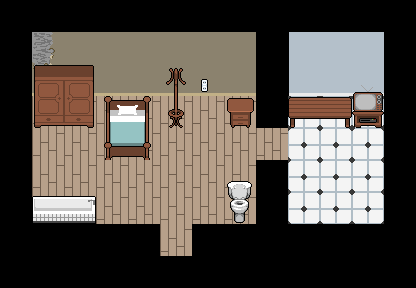

A 2D game scene composited from a Tiled map and its tileset images. What follows is a short description and the map's XML, with every tile layer's data as written:
An orthogonal 13x9 tile map with 32x32 px tiles, 3 tile layers (podloga, sciany, meble), 2 tilesets and 21 objects.

<map version="1.0" tiledversion="1.0.3" orientation="orthogonal" renderorder="right-down" width="13" height="9" tilewidth="32" tileheight="32" nextobjectid="31">
 <tileset firstgid="1" source="niu tairu setto.tsx" />
 <tileset firstgid="67" source="meble.tsx" />
 <layer name="podloga" width="13" height="9">
  <data encoding="csv">
30,30,30,30,30,30,30,30,30,30,30,30,30,
30,30,30,30,30,8,8,8,19,8,8,8,30,
30,8,8,8,8,8,8,8,19,8,8,8,30,
30,27,27,27,27,27,27,27,19,31,31,31,30,
30,27,27,27,27,27,27,27,27,31,31,31,30,
30,27,27,27,27,27,27,27,30,31,31,31,30,
30,27,27,27,27,27,27,27,30,31,31,31,30,
30,30,30,30,52,30,30,30,30,30,30,30,30,
30,30,30,30,30,30,30,30,30,30,30,30,30
</data>
 </layer>
 <layer name="sciany" width="13" height="9">
  <data encoding="csv">
0,0,0,0,0,0,0,0,0,0,0,0,0,
0,1,2,2,2,2,2,2,0,9,10,11,0,
0,12,18,18,18,18,17,18,0,20,21,22,0,
0,0,0,0,0,0,0,0,0,0,0,0,0,
0,0,0,0,0,0,0,0,0,0,0,0,0,
0,0,0,0,0,0,0,0,0,0,0,0,0,
0,0,0,0,0,0,0,0,0,0,0,0,0,
0,0,0,0,30,37,30,0,0,0,0,0,0,
0,0,0,0,0,0,0,0,0,0,0,0,0
</data>
 </layer>
 <layer name="meble" width="13" height="9">
  <data encoding="csv">
0,0,0,0,0,0,0,0,0,0,0,0,0,
0,0,0,0,0,0,0,0,0,0,0,0,0,
0,69,70,0,0,68,0,0,0,0,0,67,0,
0,78,79,72,73,77,0,71,0,96,97,76,0,
0,0,0,81,82,0,0,0,0,0,0,0,0,
0,0,0,0,0,0,0,89,0,0,0,0,0,
0,85,86,0,0,0,0,98,0,0,0,0,0,
0,0,0,0,0,0,0,0,0,0,0,0,0,
0,0,0,0,0,0,0,0,0,0,0,0,0
</data>
 </layer>
 <objectgroup name="statiksy">
  <object id="1" x="0" y="0" width="416" height="32" />
  <object id="3" x="256" y="32" width="32" height="64" />
  <object id="4" x="256" y="192" width="32" height="32" />
  <object id="5" x="0" y="244.5" width="416" height="43.5" />
  <object id="6" x="0" y="32" width="32" height="192" />
  <object id="7" x="384" y="32" width="32" height="192" />
  <object id="8" x="256.182" y="96" width="32.5455" height="28.3636" />
  <object id="9" x="256.182" y="164.455" width="32" height="30.3636" />
  <object id="10" x="158" y="94" width="32" height="32" />
  <object id="11" x="32" y="60" width="64" height="64" />
  <object id="12" x="96" y="93" width="64" height="64" />
  <object id="13" x="31" y="193" width="64" height="32" />
  <object id="14" x="224" y="164" width="32" height="64" />
  <object id="15" x="227" y="92.5" width="32" height="32" />
  <object id="16" x="288" y="92" width="64" height="32" />
  <object id="17" x="352" y="93" width="32" height="32" />
  <object id="23" x="32" y="32" width="224" height="64" />
  <object id="27" x="-10" y="223" width="162.5" height="24" />
  <object id="28" x="203.75" y="222.5" width="211" height="24" />
 </objectgroup>
 <objectgroup name="spawn">
  <object id="21" x="161.5" y="169" width="32" height="32" />
 </objectgroup>
 <objectgroup name="dzwi">
  <object id="30" x="172" y="240" width="12.5" height="14" />
 </objectgroup>
</map>
